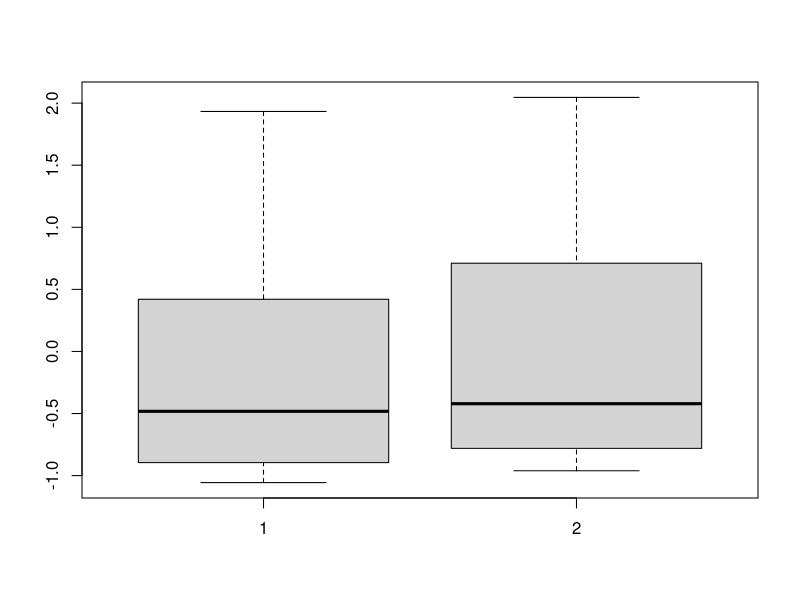
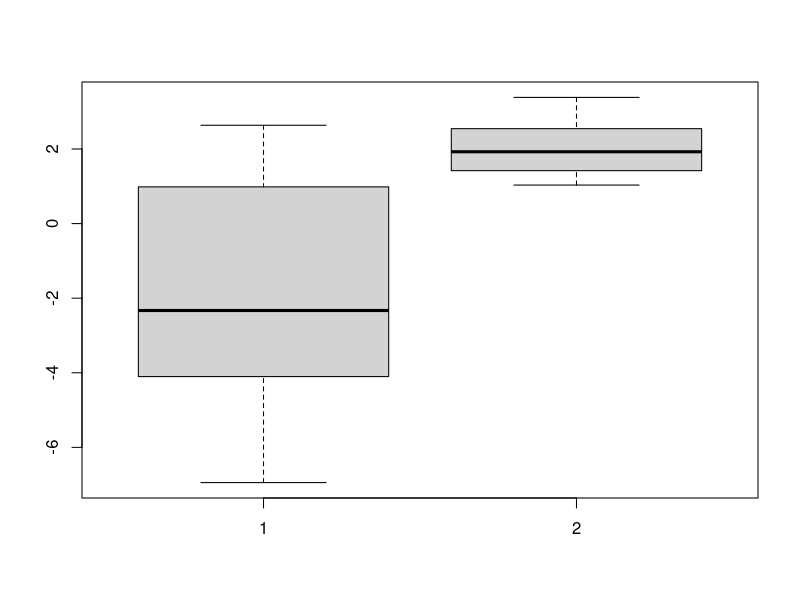

Source code (R) for these figures, in order:
# Parsimony 
set.seed(1234)
n <- 10
beta0 <- 20
beta1 <- -1
beta2 <- -1
x1 <- rnorm(n,mean=1,sd=3)
x2 <- 0.999*x1 + rnorm(n, mean=1, sd=0.05)   #x2 closely related to x1
err <- rnorm(n)
y <- beta0 + beta1 * x1 + beta2 * x2 + err
summary(lm(y~x1+x2))
# Estimated Îbeta²1 and Îbeta²2 are different from true values
# p-values of Î²1 and Î²2 are large
# Sign of Î²1 is incorrect
# x1 and x2 act as proxies of one another
cov(x1,x2)
summary(lm(y~x1))
summary(lm(y~x2))
# Signs of Î²1 and Î²2 are correct
# values make sense once proxies are recognized 

# Does collinearity hurt "out of sample" prediction?
lm12 <- lm(y~x1+x2)
x1new <- rnorm(n,mean=1,sd=3)
x2new <- 0.999*x1new + rnorm(n, mean=1, sd=0.05)
err <- rnorm(n)
ynew <- beta0 + beta1 * x1new + beta2 * x2new + err
newdat = data.frame(x1 = x1new, x2 = x2new)
ynewoldfit <- predict(lm12,newdat,interval = "none")
prederror12 <- ynew - ynewoldfit
sqrt(mean(prederror12^2)) 
# Not bad. Error variance is 1.
# collinearity does not hurt prediction in this example
# but wrong sign is difficult to explain
# Explanation will require proxies


# Model with x2 alone may not be bad for 
# out of sample prediction
lm2 <- lm(y~x1)
newdat = data.frame(x1 = x1new)
ynewoldfit <- predict(lm2,newdat,interval = "none")
prederror2 <- ynew - ynewoldfit
sqrt(mean(prederror2^2)) 
boxplot(prederror12,prederror2)
# Simpler but wrong model is interpretable
# Reasonable prediction



# Does collinearity hurt "out of sample" prediction?
# Try different combinations of x1 and x2
lm12 <- lm(y~x1+x2)
x1new <- rnorm(n,mean=1,sd=3)
x2new <- 0.8*x1new + rnorm(n, mean=1, sd=0.05)
err <- rnorm(n)
ynew <- beta0 + beta1 * x1new + beta2 * x2new + err
newdat = data.frame(x1 = x1new, x2 = x2new)
ynewoldfit <- predict(lm12,newdat,interval = "none")
prederror12 <- ynew - ynewoldfit
sqrt(mean(prederror12^2)) 
# Bad. Error variance is 1.
# Collinearity does hurt prediction in this example


# Model with x2 alone
lm2 <- lm(y~x1)
newdat = data.frame(x1 = x2new)
ynewoldfit <- predict(lm2,newdat,interval = "none")
prederror2 <- ynew - ynewoldfit
sqrt(mean(prederror2^2)) 
# Not bad. Error variance is 1.
boxplot(prederror12,prederror2)
# Simpler but wrong model is interpretable
# Reasonable prediction
